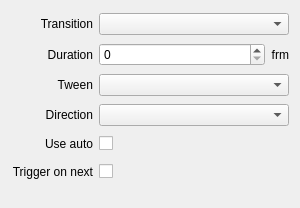
<?xml version="1.0" encoding="UTF-8"?>
<ui version="4.0">
 <class>InspectorStillWidget</class>
 <widget class="QWidget" name="InspectorStillWidget">
  <property name="geometry">
   <rect>
    <x>0</x>
    <y>0</y>
    <width>300</width>
    <height>208</height>
   </rect>
  </property>
  <property name="sizePolicy">
   <sizepolicy hsizetype="Expanding" vsizetype="Preferred">
    <horstretch>0</horstretch>
    <verstretch>0</verstretch>
   </sizepolicy>
  </property>
  <layout class="QGridLayout" name="gridLayout">
   <property name="bottomMargin">
    <number>20</number>
   </property>
   <item row="1" column="1">
    <widget class="QSpinBox" name="spinBoxTransitionDuration">
     <property name="sizePolicy">
      <sizepolicy hsizetype="Expanding" vsizetype="Fixed">
       <horstretch>0</horstretch>
       <verstretch>0</verstretch>
      </sizepolicy>
     </property>
     <property name="maximum">
      <number>999</number>
     </property>
    </widget>
   </item>
   <item row="2" column="1" colspan="2">
    <widget class="QComboBox" name="comboBoxTween">
     <property name="sizePolicy">
      <sizepolicy hsizetype="Expanding" vsizetype="Fixed">
       <horstretch>0</horstretch>
       <verstretch>0</verstretch>
      </sizepolicy>
     </property>
    </widget>
   </item>
   <item row="4" column="1" colspan="2">
    <layout class="QHBoxLayout" name="horizontalLayoutUseAuto">
     <item>
      <widget class="QCheckBox" name="checkBoxUseAuto">
       <property name="layoutDirection">
        <enum>Qt::RightToLeft</enum>
       </property>
       <property name="text">
        <string/>
       </property>
      </widget>
     </item>
     <item>
      <spacer name="horizontalSpacerUseAuto2">
       <property name="orientation">
        <enum>Qt::Horizontal</enum>
       </property>
       <property name="sizeHint" stdset="0">
        <size>
         <width>40</width>
         <height>20</height>
        </size>
       </property>
      </spacer>
     </item>
    </layout>
   </item>
   <item row="4" column="0">
    <widget class="QLabel" name="labelUseAuto">
     <property name="text">
      <string>Use auto</string>
     </property>
     <property name="alignment">
      <set>Qt::AlignRight|Qt::AlignTrailing|Qt::AlignVCenter</set>
     </property>
    </widget>
   </item>
   <item row="1" column="2">
    <widget class="QLabel" name="labelFrm1">
     <property name="text">
      <string>frm</string>
     </property>
     <property name="alignment">
      <set>Qt::AlignRight|Qt::AlignTrailing|Qt::AlignVCenter</set>
     </property>
    </widget>
   </item>
   <item row="3" column="1" colspan="2">
    <widget class="QComboBox" name="comboBoxDirection">
     <property name="sizePolicy">
      <sizepolicy hsizetype="Expanding" vsizetype="Fixed">
       <horstretch>0</horstretch>
       <verstretch>0</verstretch>
      </sizepolicy>
     </property>
    </widget>
   </item>
   <item row="5" column="1" colspan="2">
    <layout class="QHBoxLayout" name="horizontalLayoutTriggerOnNext">
     <item>
      <widget class="QCheckBox" name="checkBoxTriggerOnNext">
       <property name="layoutDirection">
        <enum>Qt::RightToLeft</enum>
       </property>
       <property name="text">
        <string/>
       </property>
      </widget>
     </item>
     <item>
      <spacer name="horizontalSpacerTriggerOnNext2">
       <property name="orientation">
        <enum>Qt::Horizontal</enum>
       </property>
       <property name="sizeHint" stdset="0">
        <size>
         <width>40</width>
         <height>20</height>
        </size>
       </property>
      </spacer>
     </item>
    </layout>
   </item>
   <item row="5" column="0">
    <widget class="QLabel" name="labelTriggerOnNext">
     <property name="text">
      <string>Trigger on next</string>
     </property>
     <property name="alignment">
      <set>Qt::AlignRight|Qt::AlignTrailing|Qt::AlignVCenter</set>
     </property>
    </widget>
   </item>
   <item row="0" column="1" colspan="2">
    <widget class="QComboBox" name="comboBoxTransition">
     <property name="sizePolicy">
      <sizepolicy hsizetype="Expanding" vsizetype="Fixed">
       <horstretch>0</horstretch>
       <verstretch>0</verstretch>
      </sizepolicy>
     </property>
    </widget>
   </item>
   <item row="1" column="0">
    <widget class="QLabel" name="labelTransitionDuration">
     <property name="text">
      <string>Duration</string>
     </property>
     <property name="alignment">
      <set>Qt::AlignRight|Qt::AlignTrailing|Qt::AlignVCenter</set>
     </property>
    </widget>
   </item>
   <item row="3" column="0">
    <widget class="QLabel" name="labelDirection">
     <property name="text">
      <string>Direction</string>
     </property>
     <property name="alignment">
      <set>Qt::AlignRight|Qt::AlignTrailing|Qt::AlignVCenter</set>
     </property>
    </widget>
   </item>
   <item row="2" column="0">
    <widget class="QLabel" name="labelTween">
     <property name="text">
      <string>Tween</string>
     </property>
     <property name="alignment">
      <set>Qt::AlignRight|Qt::AlignTrailing|Qt::AlignVCenter</set>
     </property>
    </widget>
   </item>
   <item row="0" column="0">
    <widget class="QLabel" name="labelTransition">
     <property name="text">
      <string>Transition</string>
     </property>
     <property name="alignment">
      <set>Qt::AlignRight|Qt::AlignTrailing|Qt::AlignVCenter</set>
     </property>
    </widget>
   </item>
  </layout>
 </widget>
 <tabstops>
  <tabstop>comboBoxTransition</tabstop>
  <tabstop>spinBoxTransitionDuration</tabstop>
  <tabstop>comboBoxTween</tabstop>
  <tabstop>comboBoxDirection</tabstop>
  <tabstop>checkBoxUseAuto</tabstop>
  <tabstop>checkBoxTriggerOnNext</tabstop>
 </tabstops>
 <resources/>
 <connections>
  <connection>
   <sender>comboBoxTransition</sender>
   <signal>currentTextChanged(QString)</signal>
   <receiver>InspectorStillWidget</receiver>
   <slot>transitionChanged(QString)</slot>
   <hints>
    <hint type="sourcelabel">
     <x>213</x>
     <y>29</y>
    </hint>
    <hint type="destinationlabel">
     <x>223</x>
     <y>15</y>
    </hint>
   </hints>
  </connection>
  <connection>
   <sender>comboBoxDirection</sender>
   <signal>currentTextChanged(QString)</signal>
   <receiver>InspectorStillWidget</receiver>
   <slot>directionChanged(QString)</slot>
   <hints>
    <hint type="sourcelabel">
     <x>124</x>
     <y>105</y>
    </hint>
    <hint type="destinationlabel">
     <x>0</x>
     <y>105</y>
    </hint>
   </hints>
  </connection>
  <connection>
   <sender>comboBoxTween</sender>
   <signal>currentTextChanged(QString)</signal>
   <receiver>InspectorStillWidget</receiver>
   <slot>tweenChanged(QString)</slot>
   <hints>
    <hint type="sourcelabel">
     <x>187</x>
     <y>85</y>
    </hint>
    <hint type="destinationlabel">
     <x>1</x>
     <y>141</y>
    </hint>
   </hints>
  </connection>
  <connection>
   <sender>checkBoxUseAuto</sender>
   <signal>stateChanged(int)</signal>
   <receiver>InspectorStillWidget</receiver>
   <slot>useAutoChanged(int)</slot>
   <hints>
    <hint type="sourcelabel">
     <x>113</x>
     <y>137</y>
    </hint>
    <hint type="destinationlabel">
     <x>146</x>
     <y>247</y>
    </hint>
   </hints>
  </connection>
  <connection>
   <sender>checkBoxTriggerOnNext</sender>
   <signal>stateChanged(int)</signal>
   <receiver>InspectorStillWidget</receiver>
   <slot>triggerOnNextChanged(int)</slot>
   <hints>
    <hint type="sourcelabel">
     <x>109</x>
     <y>165</y>
    </hint>
    <hint type="destinationlabel">
     <x>225</x>
     <y>263</y>
    </hint>
   </hints>
  </connection>
  <connection>
   <sender>spinBoxTransitionDuration</sender>
   <signal>valueChanged(int)</signal>
   <receiver>InspectorStillWidget</receiver>
   <slot>transitionDurationChanged(int)</slot>
   <hints>
    <hint type="sourcelabel">
     <x>231</x>
     <y>49</y>
    </hint>
    <hint type="destinationlabel">
     <x>271</x>
     <y>49</y>
    </hint>
   </hints>
  </connection>
 </connections>
 <slots>
  <slot>transitionDurationChanged(int)</slot>
  <slot>loopChanged(int)</slot>
  <slot>transitionChanged(QString)</slot>
  <slot>directionChanged(QString)</slot>
  <slot>seekChanged(int)</slot>
  <slot>lengthChanged(int)</slot>
  <slot>tweenChanged(QString)</slot>
  <slot>resetTransition(QString)</slot>
  <slot>resetDuration(QString)</slot>
  <slot>resetTween(QString)</slot>
  <slot>resetDirection(QString)</slot>
  <slot>resetSeek(QString)</slot>
  <slot>resetLength(QString)</slot>
  <slot>resetLoop(QString)</slot>
  <slot>freezeOnLoadChanged(int)</slot>
  <slot>resetFreezeOnLoad(QString)</slot>
  <slot>resetUseAuto(QString)</slot>
  <slot>useAutoChanged(int)</slot>
  <slot>resetTriggerOnNext(QString)</slot>
  <slot>triggerOnNextChanged(int)</slot>
 </slots>
</ui>
